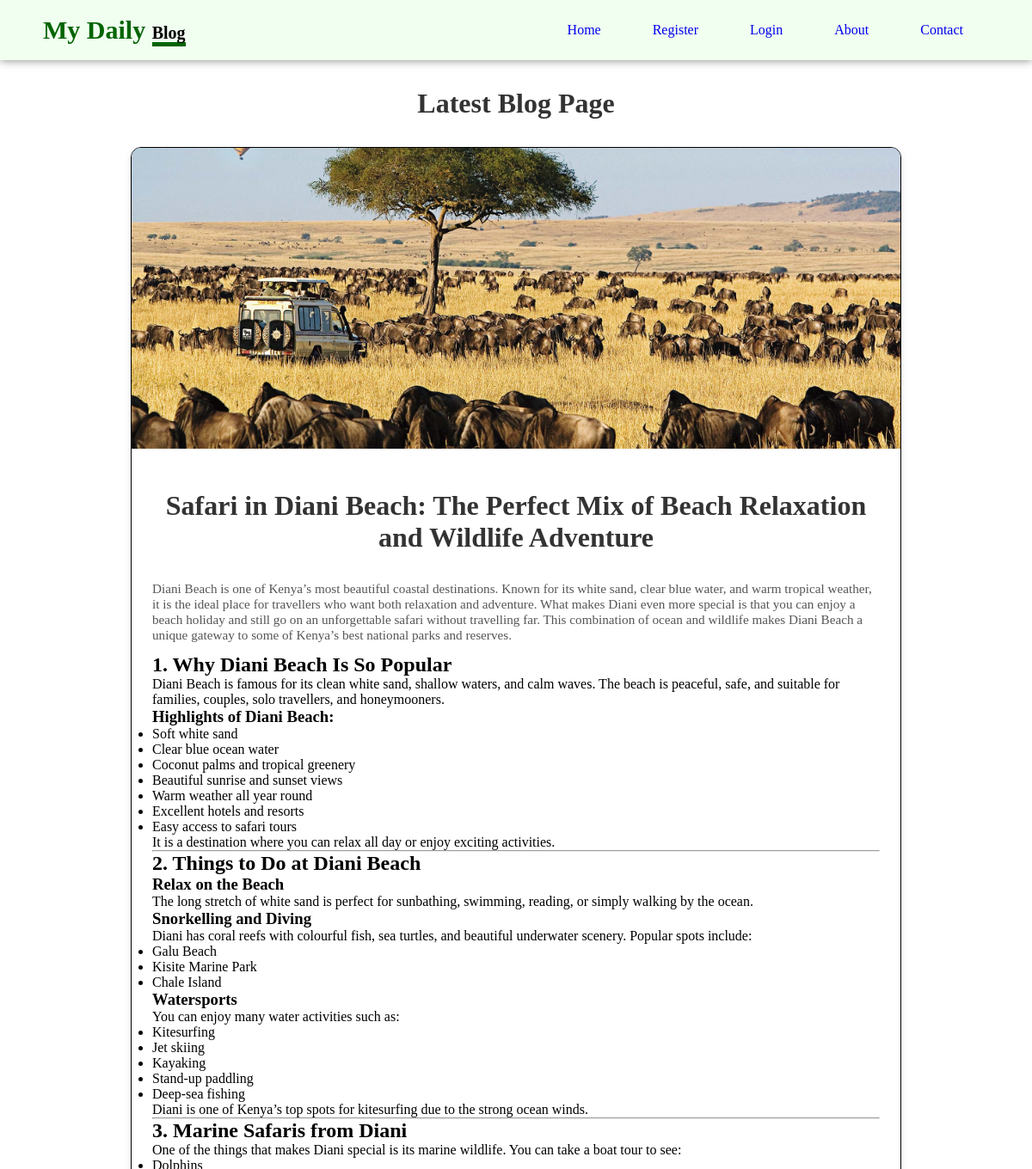
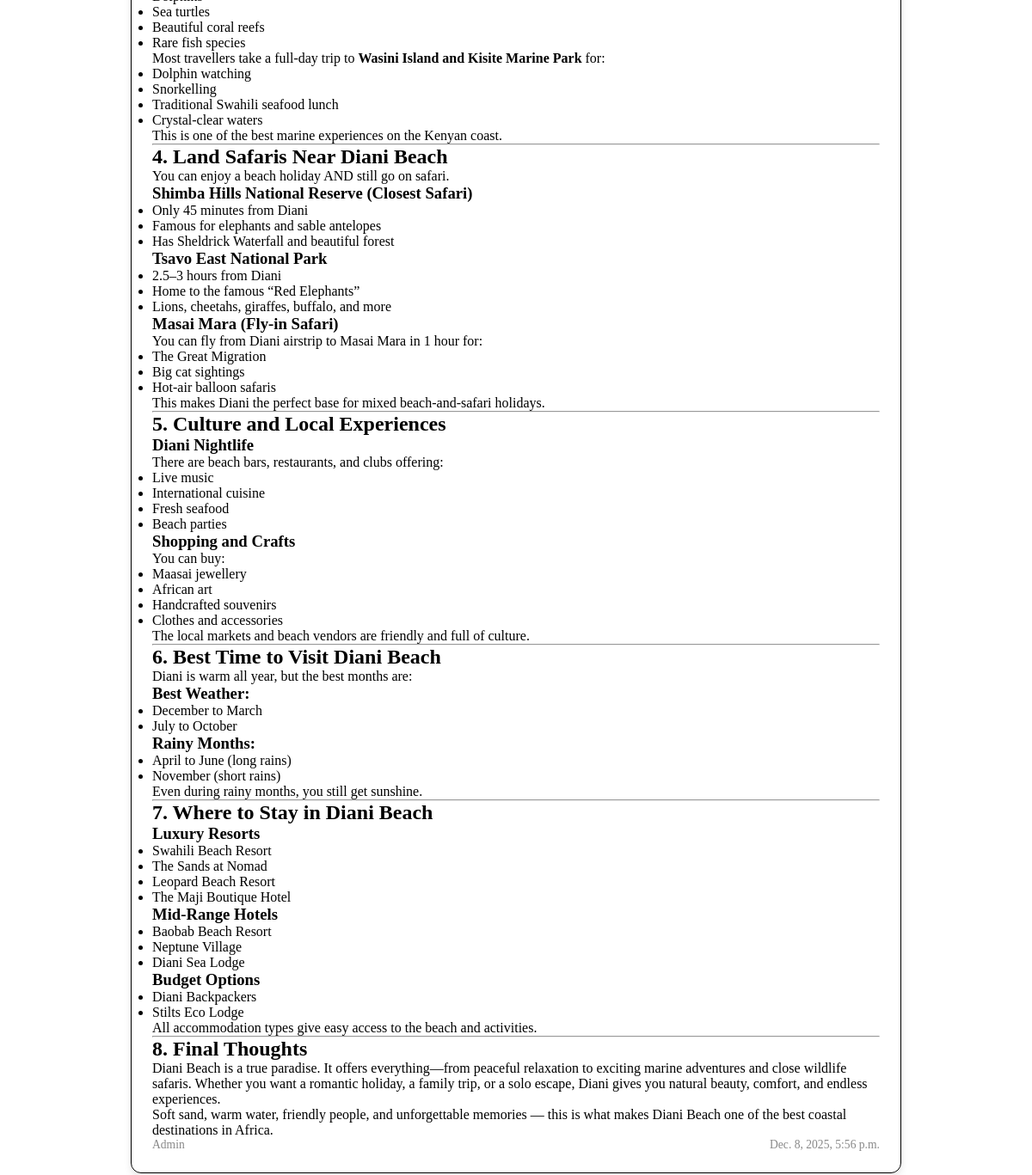
Page /blog/blog_page/safari-in-diani-beach-the-perfect-mix-of-beach-relaxation-and-wildlife-adventure/ on the committed database (2 pictures, top to bottom).
### blog/models.py (models this page shows, shortened)
class Blog(models.Model):
    title = models.CharField(max_length=10000)
    introduction = models.TextField()
    body = models.TextField(blank=True, null=True)
    content = CKEditor5Field(config_name='default', blank=True, null=True )
    images = models.ImageField(blank=True, null=True,default='default.jpg')
    writer = models.ForeignKey(User, on_delete=models.CASCADE)
    date = models.DateTimeField(auto_now_add=True)
    slug = models.SlugField(blank=True, null=True)

### blog/views.py (the view)
# urls.py: path('blog_page/<slug:slug>/',views.blog_page, name='page'),
def blog_page(request, slug):
    mypage = Blog.objects.get(slug=slug)
    return render(request, 'blog/blog_page.html',{'mypage':mypage})

### blog/templates/blog/blog_page.html (shortened to what this page needs)
{% extends "layout.html" %}
{% load static %}
{% block content %}
    <div class="grid-blog-main">
        <h1
        class="blog-title">Latest Blog  Page</h1>
        <div class="grid-blog-one">
                <div class="blog-card">
                    {% if mypage.images %}
                    <img src="{{ mypage.images.url }}" alt="{{ mypage.title }}" class="blog-image">
                    {% endif %}
                    <div class="blog-content">
        <h1
        class="blog-title">
        {{ mypage.title }}
            </h1>
                        <p class="blog-intro">{{ mypage.introduction}}</p>
                        <p>{{mypage.content|safe}}</p>
                        <div class="blog-meta">
                            <span class="blog-writer">{{ mypage.writer }}</span>
                            <span class="blog-date">{{ mypage.date }}</span>
                        </div>
                    </div>
                </div>
        </div>
    </div>
{% endblock %}

### static/css/style.css (style rules this page uses)
* { margin: 0; padding: 0; box-sizing: border-box; }
body { min-height: 100vh; }
h1 { margin-top: 20px; }
.grid-blog-main { max-width: 80%; margin: 50px auto; padding: 2rem; }
.blog-title { text-align: center; font-size: 2rem; margin-bottom: 2rem; color: #333; }
.grid-blog-one { display: grid; grid-template-columns: repeat(auto-fit, minmax(300px, 1fr)); gap: 2rem; }
.blog-card { background-color: #fff; border-radius: 12px; box-shadow: 0 4px 8px rgba(0, 0, 0, 0.1); overflow: hidden; transition: box-shadow 0.3s ease; border: 1px solid black; }
.blog-image { width: 100%; height: 350px; object-fit: cover; }
.blog-content { padding: 1.5rem; }
.blog-intro, .blog-body { color: #555; font-size: 0.95rem; margin-bottom: 0.75rem; }
.blog-meta { display: flex; justify-content: space-between; font-size: 0.85rem; color: #888; }

### rows in the picture
Blog: images (picture), title "Safari in Diani Beach: The Perfect Mix of Beach Relaxation and Wildlife Adventure", introduction "Diani Beach is one of Kenya’s most beautiful coastal destinations. Known for its white sand, clear blue water, and warm tropical weather, it is the ideal place for travellers who want both relaxation and adventure. What makes Diani even more special is that you can enjoy a beach holiday and still go on an unforgettable safari without travelling far. This combination of ocean and wildlife makes Diani Beach a unique gateway to some of Kenya’s best national parks and reserves.", content "1. Why Diani Beach Is So Popular Diani Beach is famous for its clean white sand, shallow waters, and calm waves. The beach is peaceful, safe, and suitable for families, couples, solo travellers, and honeymooners. Highlights of Diani Beach: Soft white sand Clear blue ocean water Coconut palms and tropical greenery Beautiful sunrise and sunset views Warm weather all year round Excellent hotels and resorts Easy access to safari tours It is a destination where you can relax all day or enjoy exciting activities. 2. Things to Do at Diani Beach Relax on the Beach The long stretch of white sand is perfect for sunbathing, swimming, reading, or simply walking by the ocean. Snorkelling and Diving…", writer "Admin", date "Dec. 8, 2025, 5:56 p.m."
